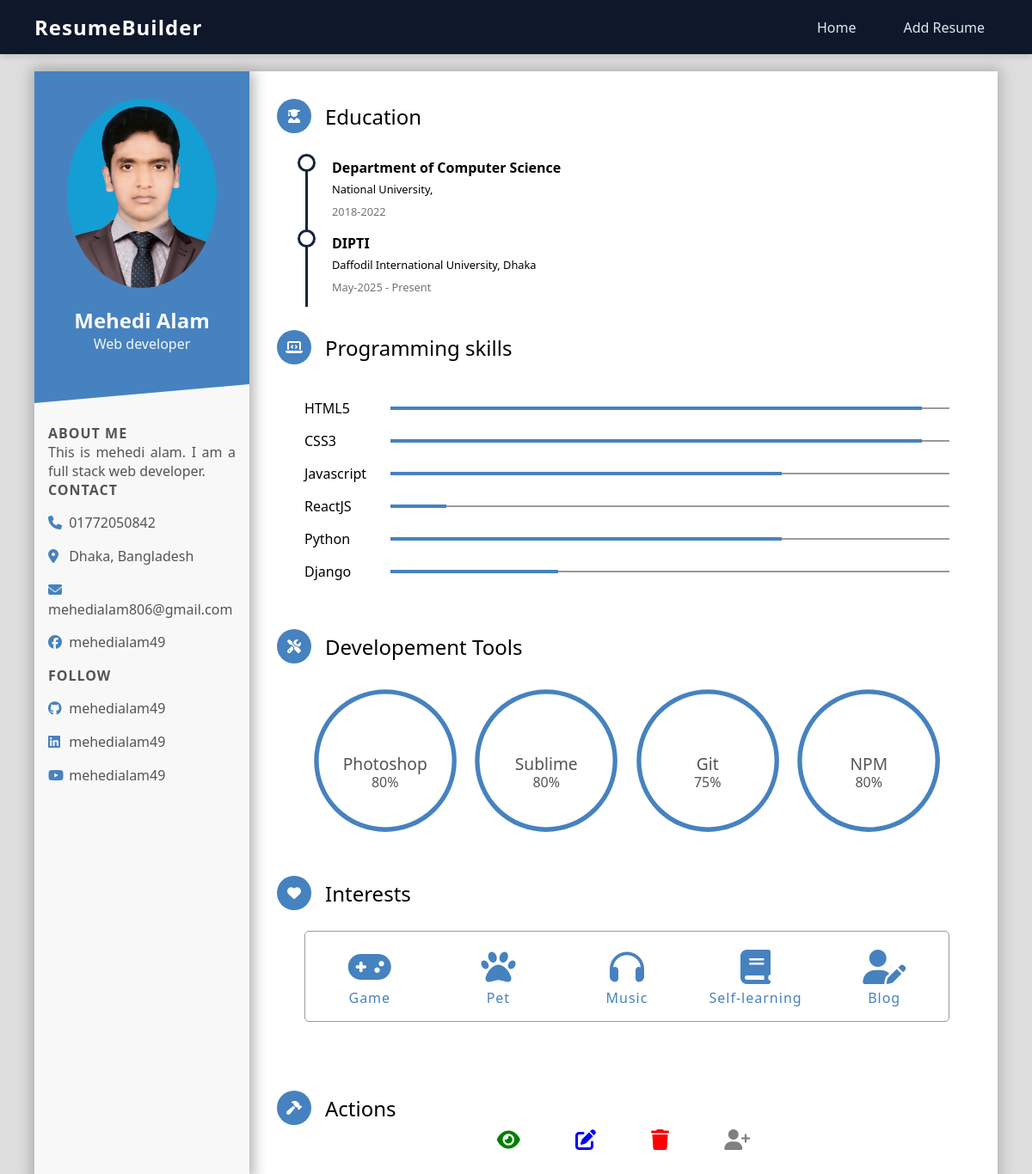
Page /viewResume/1 on the earlier database version.
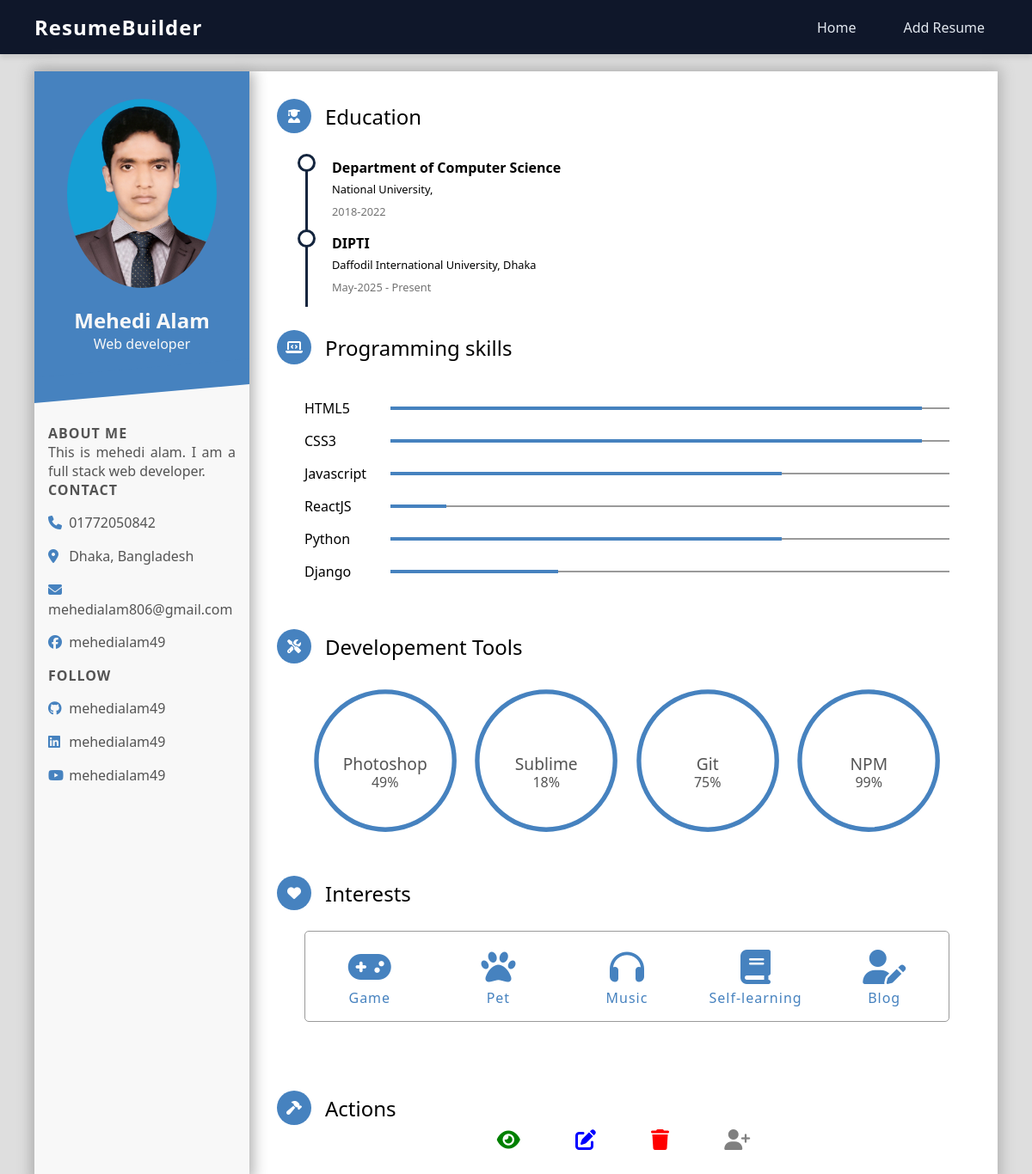
Same page on the later database version.
### resume/models.py (models this page shows)
class resumeModel(models.Model):
    profileImage = models.ImageField(upload_to='media/resume', null=True)
    fullName = models.CharField(max_length=100, null=True)
    profession = models.CharField(max_length=100, null=True)
    description = models.TextField(null=True)
    city = models.CharField(max_length=100, null=True)
    country = models.CharField(max_length=100, null=True)
    phone = models.CharField(max_length=17, null=True)
    email = models.CharField(max_length=100, null=True)
    projects = models.IntegerField(null=True)
    followers = models.CharField(max_length=100, null=True)
    likes = models.CharField(max_length=100, null=True)
    about = models.TextField(null=True)
    facebook = models.CharField(max_length=100, null=True)
    github = models.CharField(max_length=100, null=True)
    linkedin = models.CharField(max_length=100, null=True)
    department = models.CharField(max_length=100, null=True)
    university = models.CharField(max_length=100, null=True)
    grad_year = models.CharField(max_length=100, null=True)
    institute = models.CharField(max_length=100, null=True)
    progress = models.CharField(max_length=100, null=True)
    html = models.IntegerField(null=True)
    css = models.IntegerField(null=True)
    react = models.IntegerField(null=True)
    vue = models.IntegerField(null=True)
    python = models.IntegerField(null=True)
    django = models.IntegerField(null=True)
    photoshop = models.IntegerField(null=True)
    sublime = models.IntegerField(null=True)
    git = models.IntegerField(null=True)
    npm = models.IntegerField(null=True)

### resume/views.py (the view)
# urls.py: path('viewResume/<str:id>', viewResume, name='viewResume'),
def viewResume(request,id):
    resumeData = resumeModel.objects.get(id=id)
    return render(request, 'viewResume.html', {'resume': resumeData})

### resume/templates/viewResume.html (shortened to what this page needs)
{% extends 'master.html' %}
{% block body %}
  <div class="wrapper">
    <div class="intro">
      <div class="profile">
        <div class="photo">
          <img src="{{ resume.profileImage.url }}" alt="profile" />
        </div>
        <div class="bio">
          <h1 class="name">{{resume.fullName}}</h1>
          <p class="profession">{{resume.profession}}</p>
        </div>
      </div>
      <div class="intro-section about">
        <h1 class="title">about me</h1>
        <p class="paragraph">{{resume.about}}</p>
      </div>
      <div class="intro-section contact">
        <h1 class="title">Contact</h1>
        <div class="info-section">
          <i class="fas fa-phone"></i>
          <span>{{resume.phone}}</span>
        </div>
        <div class="info-section">
          <i class="fas fa-map-marker-alt"></i>
          <span>{{resume.city}}, {{resume.country}}</span>
        </div>
        <div class="info-section">
          <i class="fa-solid fa-envelope"></i>
          <span>{{resume.email}}</span>
        </div>
        <div class="info-section link">
          <i class="fab fa-facebook"></i>
          <a target="_blank" rel="author" href="https://www.facebook.com/MehediAlam49/"><span>{{resume.facebook}}</span></a>
        </div>
      </div>
      <div class="intro-section follow">
        <h1 class="title">Follow</h1>
        <div class="info-section link">
          <i class="fab fa-github"></i>
          <a target="_blank" rel="author" href="https://github.com/MehediAlam49"><span>{{resume.github}}</span></a>
        </div>
        <div class="info-section link">
          <i class="fa-brands fa-linkedin"></i>
          <a target="_blank" rel="author" href="https://www.linkedin.com/in/mehedialam49/"><span>{{resume.linkedin}}</span></a>
        </div>
        <div class="info-section link">
          <i class="fa-brands fa-youtube"></i>
          <a target="_blank" rel="author" href="https://www.youtube.com/@mehedialam49/"><span>mehedialam49</span></a>
        </div>
      </div>
    </div>
    <div class="detail">
      <div class="detail-section edu">
        <div class="detail-title">
          <div class="title-icon">
            <i class="fas fa-user-graduate"></i>
          </div>
          <span>Education</span>
        </div>
        <div class="detail-content">
          <div class="timeline-block">
            <h1>Department of Computer Science</h1>
            <p>{{resume.university}}, {{resume.counrty}}</p>
            <time>{{resume.grad_year}}</time>
          </div>
          <div class="timeline-block">
            <h1>{{resume.institute}}</h1>
            <p>Daffodil International University, {{resume.city}}</p>
            <time>{{resume.progress}}</time>
          </div>
        </div>
      </div>
      <div class="detail-section pg-skill">
        <div class="detail-title">
          <div class="title-icon">
            <i class="fas fa-laptop-code"></i>
          </div>
          <span>Programming skills</span>
        </div>
        <div class="detail-content">
          <ul class="pg-list">
            <li>
              <span>HTML5</span>
              <div class="sb-skeleton">
                <div class="skillbar" style="--pgbar-length: {{resume.html}}%"></div>
              </div>
            </li>
            <li>
              <span>CSS3</span>
              <div class="sb-skeleton">
                <div class="skillbar" style="--pgbar-length: {{resume.css}}%"></div>
              </div>
            </li>
            <li>
              <span>Javascript</span>
              <div class="sb-skeleton">
                <div class="skillbar" style="--pgbar-length: {{resume.vue}}%"></div>
              </div>
            </li>
            <li>
              <span>ReactJS</span>
              <div class="sb-skeleton">
                <div class="skillbar" style="--pgbar-length: {{resume.react}}%"></div>
              </div>
            </li>
            <li>
              <span>Python</span>
              <div class="sb-skeleton">
                <div class="skillbar" style="--pgbar-length: {{resume.python}}%"></div>
              </div>
            </li>
            <li>
              <span>Django</span>
              <div class="sb-skeleton">
                <div class="skillbar" style="--pgbar-length: {{resume.django}}%"></div>
              </div>
            </li>
          </ul>
        </div>
      </div>
      <div class="detail-section tool-skill">
        <div class="detail-title">
          <div class="title-icon">
            <i class="fas fa-tools"></i>
          </div>
          <span>Developement Tools</span>
        </div>
        <div class="detail-content">
          <ul class="tool-list">
            <li>
              <svg viewbox="0 0 100 100">
                <circle cx="50" cy="50" r="45"></circle>
                <circle class="cbar" cx="50" cy="50" r="45" style="--raw-percent: {{resume.photoshop}}"></circle>
              </svg>
              <span class="tl-name">Photoshop</span>
              <span class="tl-exp">{{resume.photoshop}}%</span>
            </li>
            <li>
              <svg viewbox="0 0 100 100">
                <circle cx="50" cy="50" r="45"></circle>
                <circle class="cbar" cx="50" cy="50" r="45" style="--raw-percent: {{resume.sublime}}"></circle>
              </svg>
              <span class="tl-name">Sublime</span>
              <span class="tl-exp">{{resume.sublime}}%</span>
            </li>
            <li>
              <svg viewbox="0 0 100 100">
                <circle cx="50" cy="50" r="45"></circle>
                <circle class="cbar" cx="50" cy="50" r="45" style="--raw-percent: {{resume.git}}"></circle>
              </svg>
              <span class="tl-name">Git</span>
              <span class="tl-exp">{{resume.git}}%</span>
            </li>
            <li>
              <svg viewbox="0 0 100 100">
                <circle cx="50" cy="50" r="45"></circle>
                <circle class="cbar" cx="50" cy="50" r="45" style="--raw-percent: {{resume.npm}}"></circle>
              </svg>
              <span class="tl-name">NPM</span>
              <span class="tl-exp">{{resume.npm}}%</span>
            </li>
          </ul>
        </div>
      </div>
      <div class="detail-section interests">
        <div class="detail-title">
          <div class="title-icon">
            <i class="fas fa-heart"></i>
          </div>
          <span>Interests</span>
        </div>
        <div class="detail-content">
          <div class="outer-frame">
            <ul class="favor-list">
              <li>
                <i class="fas fa-gamepad"></i>
                <span>Game</span>
              </li>
              <li>
                <i class="fas fa-paw"></i>
                <span>Pet</span>
              </li>
              <li>
                <i class="fa-solid fa-headphones"></i>
                <span>Music</span>
              </li>
              <li>
                <i class="fa-solid fa-book"></i>
                <span>Self-learning</span>
              </li>
              <li>
                <i class="fas fa-user-edit"></i>
                <span>Blog</span>
              </li>
            </ul>
          </div>
        </div>
      </div>
      <div class="actions detail-section">
        <div class="detail-title">
          <div class="title-icon">
            <i class="fa-solid fa-hammer"></i>
          </div>
          <span>Actions</span>
        </div>
        <a href="{% url 'viewResume' resume.id %}" class="view"><i class="fa-solid fa-eye" title="View"></i></a>
        <a href="{% url 'editResume' resume.id %}" class="edit"><i class="fa-solid fa-pen-to-square" title="Edit"></i></a>
        <a href="{% url 'deleteResume' resume.id %}" class="delete"><i class="fa-solid fa-trash" title="Delete"></i></a>
        <a href="{% url 'addResume' %}" class="add"><i id="follow" title="add user" class="fas fa-user-plus"></i></a>
      </div>
    </div>
  </div>
{% endblock %}

### resume/templates/master.html (shortened to what this page needs)
<!DOCTYPE html>
<html lang="en">
<head>
  <link rel="stylesheet" href="https://cdnjs.cloudflare.com/ajax/libs/font-awesome/6.7.2/css/all.min.css"/>
</head>
<body>
 {% include 'navbar.html' %}
 {% block body %}
 {% endblock body %}
</body>
</html>

### resume/templates/navbar.html
<nav>
    <div class="nav-logo">ResumeBuilder</div>
    <ul class="nav-links">
      <li><a href="{% url 'home' %}">Home</a></li>
      <li><a href="{% url 'addResume' %}">Add Resume</a></li>
    </ul>
  </nav>

### resume/templates/master.html (style rules this page uses)
* { margin: 0; padding: 0; box-sizing: border-box; }
body { font-family: 'Segoe UI', Tahoma, Geneva, Verdana, sans-serif; background: #f4f4f4; }
nav { background-color: #0f172a; padding: 15px 40px; display: flex; justify-content: space-between; align-items: center; box-shadow: 0 4px 6px rgba(0,0,0,0.1); }
.nav-logo { color: #fff; font-size: 24px; font-weight: bold; letter-spacing: 1px; }
.nav-links { list-style: none; display: flex; gap: 25px; }
.nav-links li { display: inline; }
.nav-links a { text-decoration: none; color: #e2e8f0; font-size: 16px; padding: 8px 15px; border-radius: 5px; transition: background 0.3s ease, color 0.3s ease; }

Differences in the rows shown:
changed resumeModel "Mehedi Alam": photoshop "80" → "49"; sublime "80" → "18"; npm "80" → "99"
